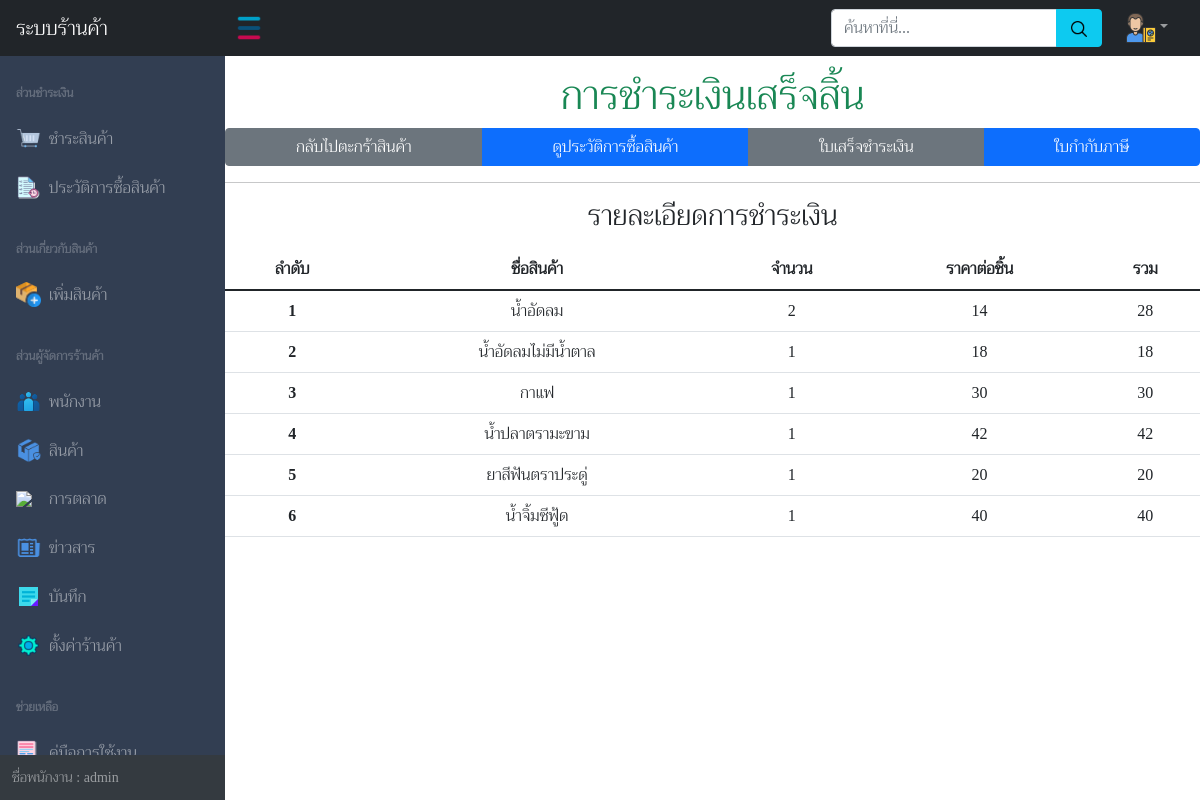
The app's page /pages/finishbuyitem.php?id_history=1 (signed in) with its own data.
### tables this page shows
CREATE TABLE `history` (
  `id_history` int(11) NOT NULL,
  `id_staff` varchar(500) NOT NULL,
  `id_item` varchar(500) NOT NULL,
  `name_item` varchar(220) NOT NULL,
  `values_item` varchar(200) NOT NULL,
  `price_item` varchar(220) NOT NULL,
  `income_history` int(11) NOT NULL DEFAULT '0',
  `datetime_history` datetime NOT NULL,
  `transfer_history` varchar(200) NOT NULL,
  `image_history` varchar(600) NOT NULL DEFAULT '0',
  `fullname_staff` varchar(110) DEFAULT NULL,
  `nametax_history` varchar(110) DEFAULT NULL,
  `address_history` varchar(110) DEFAULT NULL,
  `tax_setting` int(10) NOT NULL
);

### pages/finishbuyitem.php (the view, shortened to what this page needs)
<!DOCTYPE html>
<html lang="en">
<head>
    <?php
    include('../php_action/bootstrap.php');
    ?>
</head>
<body class="sb-nav-fixed">
    <div id="layoutSidenav_content">
        <main>
            <h1 class="text-center mt-3 text-success">การชำระเงินเสร็จสิ้น</h1>
            <div class="btn-group w-100" role="group">
                <a class="btn btn-secondary" href="buyitem.php">กลับไปตะกร้าสินค้า</a>
                <a class="btn btn-primary" href="buyhistory.php">ดูประวัติการซื้อสินค้า</a>
                <?php
                require_once('../php_action/dbconnect.php');
                $sql_setting = "SELECT * FROM settings WHERE id_setting = 1";
                $result_setting = $con->query($sql_setting);
                $row_setting = $result_setting->fetch_assoc();
                if($row_setting['action_setting'] == 1){
                ?>
                    <a class="btn btn-secondary" href="../pdfprint/payment_receipt.php?id_history=<?= $_GET['id_history']?>">ใบเสร็จชำระเงิน</a>
                    <a class="btn btn-primary" href="addcustomertax.php?id_history=<?= $_GET['id_history']?>">ใบกำกับภาษี</a>
                <?php }else{?>
                    <a class="btn btn-secondary" href="../pdfprint/payment_notax.php?id_history=<?= $_GET['id_history']?>">ใบเสร็จชำระเงิน</a>
                <?php } ?>
            </div>
            <hr>
            <h3 class="text-center">รายละเอียดการชำระเงิน</h3>
            <div class="table-responsive mt-3">
                <table class="table text-center">
                    <thead>
                        <tr>
                            <th scope="col">ลำดับ</th>
                            <th scope="col">ชื่อสินค้า</th>
                            <th scope="col">จำนวน</th>
                            <th scope="col">ราคาต่อชิ้น</th>
                            <th scope="col">รวม</th>
                        </tr>
                    </thead>
                    <tbody>
                        <?php
                        require('../php_action/dbconnect.php');
                        $sql_history = "SELECT * FROM history WHERE id_history = '$_GET[id_history]'";
                        $result_history = $con->query($sql_history);
                        $row_history = $result_history->fetch_assoc();
                        $name_item = explode(',', $row_history['name_item']);
                        $amount = explode(',', $row_history['values_item']);
                        $price = explode(',', $row_history['price_item']);
                        for ($i=0; $i < count($name_item); $i++) {
                        ?>
                        <tr>
                            <th scope="row"><?= $i + 1 ?></th>
                            <td><?= $name_item[$i]?></td>
                            <td><?= $amount[$i]?></td>
                            <td><?= $price[$i]?></td>
                            <td><?= $price[$i] * $amount[$i] ?></td>
                        </tr>
                        <?php } ?>
                    </tbody>
                </table>
            </div>
        </main>
    </div>
</body>
</html>

### records on screen
history: name_item "น้ำอัดลม", values_item "2", price_item "14", $price[$i] * $amount[$i] "28", name_item "น้ำอัดลมไม่มีน้ำตาล", values_item "1", price_item "18", $price[$i] * $amount[$i] "18", name_item "กาแฟ", price_item "30", $price[$i] * $amount[$i] "30", name_item "น้ำปลาตรามะขาม", price_item "42", $price[$i] * $amount[$i] "42", name_item "ยาสีฟันตราประดู่", price_item "20", $price[$i] * $amount[$i] "20", name_item "น้ำจิ้มซีฟู้ด", price_item "40", $price[$i] * $amount[$i] "40"
